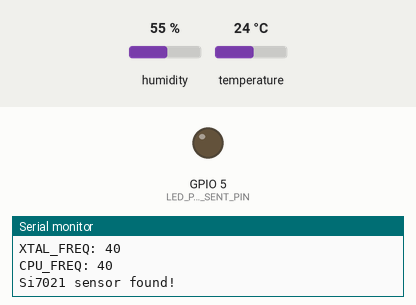
Recording of a program running on a simulated ESP32. Shown: output pins drawn as LEDs (lit = HIGH), the last lines printed to the serial monitor. Inputs (shaded band) come from the test bench; at power-on: humidity 55 %, temperature 24 °C. A WiFi scan finds three made-up networks.

Above: at 6.0 s.
At 10.09 s:
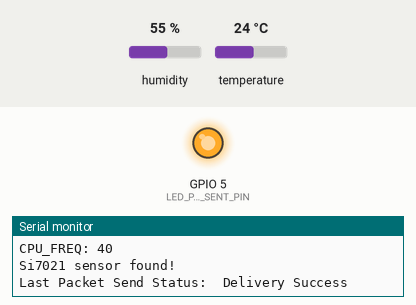
Timing chart, 0 to 15.0 s (numbered marks = the images above):
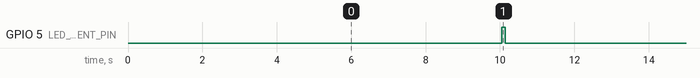

Measured:
- by itself, GPIO 5 (LED_PACKET_SENT_PIN): alternates HIGH for 0.10 s and LOW for 9.9 s

The program:

main.cpp
```cpp
// (licence header left out)
#include <esp_now.h>
#include <esp_wifi.h>
#include <WiFi.h>
#include "Adafruit_Si7021.h"

// Set your Board ID (ESP32 Sender #1 = BOARD_ID 1, ESP32 Sender #2 = BOARD_ID 2, etc)
#define BOARD_ID 1

#define LED_PACKET_SENT_PIN 5

Adafruit_Si7021 sensor = Adafruit_Si7021();

// MAC Address of the receiver
uint8_t broadcastAddress[] = {0xB0, 0xA7, 0x32, 0x28, 0x07, 0x80};

// Structure example to send data
// Must match the receiver structure
typedef struct struct_message
{
    int id;
    float temp;
    float hum;
    int readingId;
} struct_message;

// Create a struct_message called myData
struct_message myData;

unsigned long previousMillis = 0; // Stores last time temperature was published
const long interval = 10000;      // Interval at which to publish sensor readings

unsigned int readingId = 0;

// Insert your SSID
constexpr char WIFI_SSID[] = "Bbox-C5E9926D";

int32_t getWiFiChannel(const char *ssid)
{
    if (int32_t n = WiFi.scanNetworks())
    {
        for (uint8_t i = 0; i < n; i++)
        {
            if (!strcmp(ssid, WiFi.SSID(i).c_str()))
            {
                return WiFi.channel(i);
            }
        }
    }
    return 0;
}

float readTemperature()
{
    // Sensor readings may also be up to 2 seconds 'old' (its a very slow sensor)
    // Read temperature as Celsius (the default)
    float t = sensor.readTemperature();
    // Read temperature as Fahrenheit (isFahrenheit = true)
    // float t = dht.readTemperature(true);
    // Check if any reads failed and exit early (to try again).
    if (isnan(t))
    {
        Serial.println("Failed to read from sensor!");
        return 0;
    }
    else
    {
        // Serial.println(t);
        return t;
    }
}

float readHumidity()
{
    float h = sensor.readHumidity();
    if (isnan(h))
    {
        Serial.println("Failed to read from sensor!");
        return 0;
    }
    else
    {
        // Serial.println(h);
        return h;
    }
}

// callback when data is sent
void OnDataSent(const uint8_t *mac_addr, esp_now_send_status_t status)
{
    Serial.print("\r\nLast Packet Send Status:\t");
    Serial.println(status == ESP_NOW_SEND_SUCCESS ? "Delivery Success" : "Delivery Fail");
    if (status == ESP_NOW_SEND_SUCCESS)
    {
        digitalWrite(LED_PACKET_SENT_PIN, HIGH);
        delay(100);
        digitalWrite(LED_PACKET_SENT_PIN, LOW);
    }
}

esp_now_peer_info_t peerInfo;

void reduce_cpu_frequency()
{
    uint32_t XTAL_FREQ = getXtalFrequencyMhz();
    switch (XTAL_FREQ)
    {
    case 40:
        setCpuFrequencyMhz(40);
        break;
    case 26:
        setCpuFrequencyMhz(26);
        break;

    case 24:
        setCpuFrequencyMhz(24);
        break;
    }
}

void setup()
{
    // Init Serial Monitor
    Serial.begin(115200);

    uint32_t XTAL_FREQ = getXtalFrequencyMhz();
    Serial.println("XTAL_FREQ: " + String(XTAL_FREQ));
    // reduce_cpu_frequency();
    // setCpuFrequencyMhz(10);

    uint32_t CPU_FREQ = getCpuFrequencyMhz();
    Serial.println("CPU_FREQ: " + String(XTAL_FREQ));
    pinMode(LED_PACKET_SENT_PIN, OUTPUT);
    if (!sensor.begin())
    {
        Serial.println("Did not find Si7021 sensor!");
        while (true)
            ;
    }
    Serial.println("Si7021 sensor found!");

    // Set device as a Wi-Fi Station and set channel
    WiFi.mode(WIFI_STA);

    int32_t channel = getWiFiChannel(WIFI_SSID);

    WiFi.printDiag(Serial); // Uncomment to verify channel number before
    esp_wifi_set_promiscuous(true);
    esp_wifi_set_channel(channel, WIFI_SECOND_CHAN_NONE);
    esp_wifi_set_promiscuous(false);
    WiFi.printDiag(Serial); // Uncomment to verify channel change after

    // Init ESP-NOW
    if (esp_now_init() != ESP_OK)
    {
        Serial.println("Error initializing ESP-NOW");
        return;
    }

    // Once ESPNow is successfully Init, we will register for Send CB to
    // get the status of Trasnmitted packet
    esp_now_register_send_cb(OnDataSent);

    // Register peer

    memcpy(peerInfo.peer_addr, broadcastAddress, 6);
    peerInfo.encrypt = false;

    // Add peer
    if (esp_now_add_peer(&peerInfo) != ESP_OK)
    {
        Serial.println("Failed to add peer");
        return;
    }
}

void loop()
{
    unsigned long currentMillis = millis();
    if (currentMillis - previousMillis >= interval)
    {
        // Save the last time a new reading was published
        previousMillis = currentMillis;
        // Set values to send
        myData.id = BOARD_ID;
        myData.temp = readTemperature();
        myData.hum = readHumidity();
        myData.readingId = readingId++;

        // Send message via ESP-NOW
        esp_err_t result = esp_now_send(broadcastAddress, (uint8_t *)&myData, sizeof(myData));
        // if (result == ESP_OK)
        // {
        //     Serial.println("Sent with success");
        // }
        // else
        // {
        //     Serial.println("Error sending the data");
        // }
    }
    // Wait a bit before going to sleep for printing to serial
    delay(interval - (millis() - previousMillis));
    // Wait a bit before scanning again

    // Real sleep seems to break esp-now
    // esp_sleep_enable_timer_wakeup((interval - (millis() - previousMillis)) * 1000);
    // esp_light_sleep_start();
}
```
